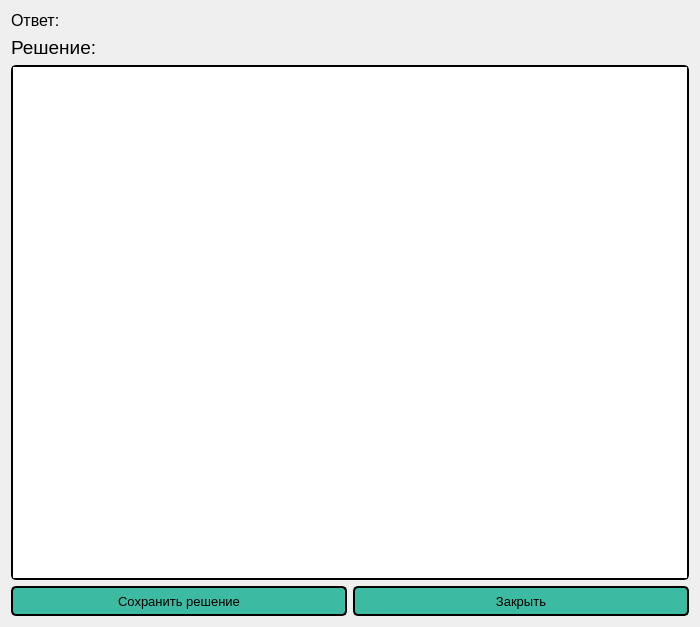
<?xml version="1.0" encoding="UTF-8"?>
<ui version="4.0">
 <class>solution</class>
 <widget class="QDialog" name="solution">
  <property name="geometry">
   <rect>
    <x>0</x>
    <y>0</y>
    <width>700</width>
    <height>627</height>
   </rect>
  </property>
  <property name="sizePolicy">
   <sizepolicy hsizetype="Minimum" vsizetype="Minimum">
    <horstretch>0</horstretch>
    <verstretch>0</verstretch>
   </sizepolicy>
  </property>
  <property name="windowTitle">
   <string>Ответ</string>
  </property>
  <layout class="QGridLayout" name="gridLayout">
   <item row="4" column="0">
    <widget class="QPushButton" name="saveSolutionButton">
     <property name="minimumSize">
      <size>
       <width>0</width>
       <height>30</height>
      </size>
     </property>
     <property name="font">
      <font>
       <pointsize>10</pointsize>
      </font>
     </property>
     <property name="styleSheet">
      <string notr="true">QPushButton:pressed {
    background-color: qlineargradient(spread:pad, x1:0, y1:0, x2:0, y2:1,   stop:0 rgba(60, 186, 162, 255), stop:1 rgba(98, 211, 162, 255))
}
QPushButton {
     background-color: #3cbaa2; border: 2px solid black;
     border-radius: 5px;
}
</string>
     </property>
     <property name="text">
      <string>Сохранить решение</string>
     </property>
    </widget>
   </item>
   <item row="2" column="0" colspan="2">
    <widget class="QLabel" name="label">
     <property name="font">
      <font>
       <pointsize>14</pointsize>
      </font>
     </property>
     <property name="text">
      <string>Решение:</string>
     </property>
    </widget>
   </item>
   <item row="0" column="0" colspan="2">
    <widget class="QLabel" name="answerLable">
     <property name="sizePolicy">
      <sizepolicy hsizetype="Maximum" vsizetype="Minimum">
       <horstretch>1</horstretch>
       <verstretch>0</verstretch>
      </sizepolicy>
     </property>
     <property name="maximumSize">
      <size>
       <width>100000</width>
       <height>1000000</height>
      </size>
     </property>
     <property name="font">
      <font>
       <pointsize>12</pointsize>
      </font>
     </property>
     <property name="text">
      <string>Ответ:</string>
     </property>
     <property name="alignment">
      <set>Qt::AlignLeading|Qt::AlignLeft|Qt::AlignVCenter</set>
     </property>
    </widget>
   </item>
   <item row="4" column="1">
    <widget class="QPushButton" name="closeButton">
     <property name="minimumSize">
      <size>
       <width>0</width>
       <height>30</height>
      </size>
     </property>
     <property name="font">
      <font>
       <pointsize>10</pointsize>
      </font>
     </property>
     <property name="styleSheet">
      <string notr="true">QPushButton:pressed {
    background-color: qlineargradient(spread:pad, x1:0, y1:0, x2:0, y2:1,   stop:0 rgba(60, 186, 162, 255), stop:1 rgba(98, 211, 162, 255))
}
QPushButton {
     background-color: #3cbaa2; border: 2px solid black;
     border-radius: 5px;
}
</string>
     </property>
     <property name="text">
      <string>Закрыть</string>
     </property>
    </widget>
   </item>
   <item row="3" column="0" colspan="2">
    <widget class="QTextBrowser" name="solutionBrowser">
     <property name="font">
      <font>
       <family>Consolas</family>
       <pointsize>10</pointsize>
      </font>
     </property>
     <property name="styleSheet">
      <string notr="true">QTextBrowser{
	border: 2px solid black;
     border-radius: 5px;
}</string>
     </property>
    </widget>
   </item>
  </layout>
 </widget>
 <resources/>
 <connections/>
</ui>
